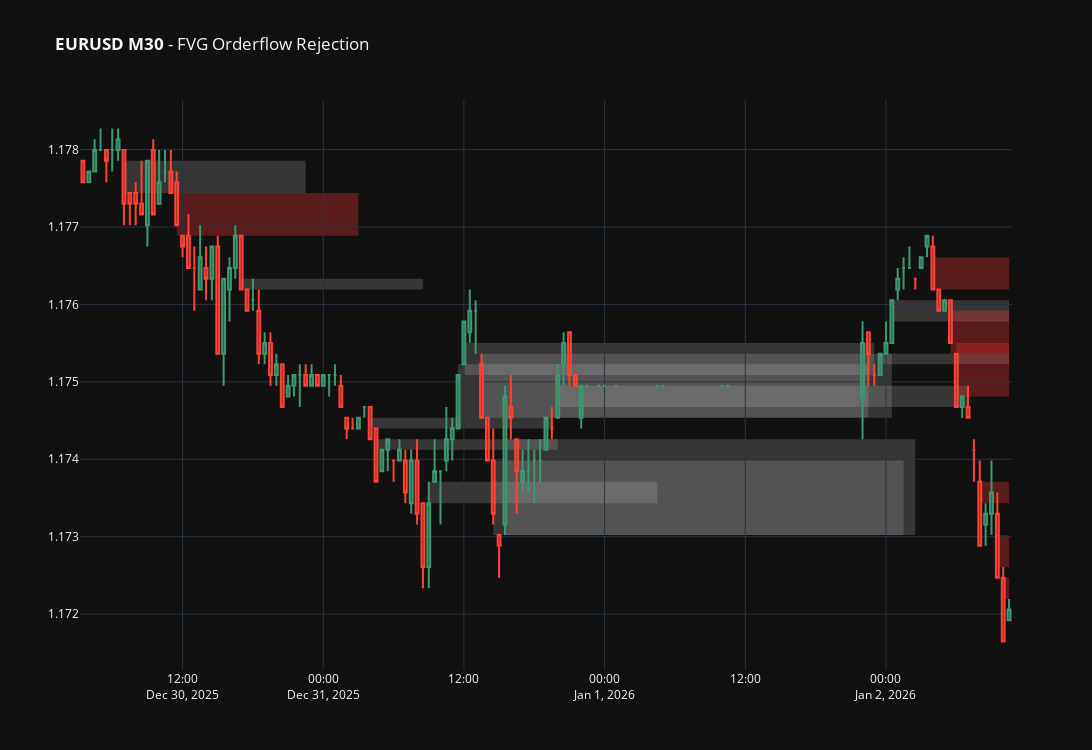

Source (notebook cell):
### Code cell
import pandas as pd
import numpy as np
import yfinance as yf
import plotly.graph_objects as go
from datetime import timedelta

# --- CONFIGURATION (Remains Same) ---
ASSETS = {
    'EURUSD': 'EURUSD=X', 'USDCHF': 'USDCHF=X', 'GBPUSD': 'GBPUSD=X',
    'USDCAD': 'USDCAD=X', 'BTCUSD': 'BTC-USD', 'ETHUSD': 'ETH-USD',
    'XAUUSD': 'XAUUSD=X', 'XAGUSD': 'XAGUSD=X', 'SP500m': '^GSPC', 'UK100': '^FTSE'
}

TIMEFRAME_SETTINGS = {
    '1WK': ('1wk', '10y'), 'D1': ('1d', '5y'), '4H': ('4h', '2y'),
    '1H': ('1h', '2y'), 'M30': ('30m', '60d'), 'M15': ('15m', '60d')
}

def flatten_yf_columns(df):
    if isinstance(df.columns, pd.MultiIndex):
        df.columns = df.columns.droplevel(1)
    return df

# def detect_fvg_signals(data, lookback_period=14, body_multiplier=1.5, box_width=20):
#     fvg_list = [None] * len(data)
#     time_col = 'Datetime' if 'Datetime' in data.columns else 'Date'

#     for i in range(2, len(data)):
#         # 1. Detect FVG (Your Strict Logic)
#         first_high, first_low = data['High'].iloc[i-2], data['Low'].iloc[i-2]
#         mid_open, mid_close = data['Open'].iloc[i-1], data['Close'].iloc[i-1]
#         third_low, third_high = data['Low'].iloc[i], data['High'].iloc[i]

#         mid_body = abs(mid_close - mid_open)
#         avg_body = abs(data['Close'] - data['Open']).iloc[max(0, i-1-lookback_period):i-1].mean()
#         min_gap = mid_body * 0.10
#         fvg_timestamp = data[time_col].iloc[i-1]

#         fvg_type, bottom, top = None, 0, 0
#         if third_low > first_high:
#             if (mid_body > avg_body * body_multiplier) and (third_low - first_high > min_gap):
#                 fvg_type, bottom, top = 'bullish', first_high, third_low
#         elif third_high < first_low:
#             if (mid_body > avg_body * body_multiplier) and (first_low - third_high > min_gap):
#                 fvg_type, bottom, top = 'bearish', first_low, third_high

#         if fvg_type:
#             # 2. Track for Retracement + Continuation Signal
#             signal_time = None
#             is_mitigated = False
            
#             check_range = min(i + box_width, len(data))
#             for j in range(i + 1, check_range):
#                 curr_high, curr_low = data['High'].iloc[j], data['Low'].iloc[j]
#                 curr_close, curr_open = data['Close'].iloc[j], data['Open'].iloc[j]

#                 if fvg_type == 'bullish':
#                     # Pullback check: Price touches or enters the gap
#                     if curr_low <= top:
#                         is_mitigated = True
#                         # Signal: Price respects the gap (Close stays above bottom) and candle is Bullish
#                         if curr_close > bottom and curr_close > curr_open:
#                             signal_time = data[time_col].iloc[j]
#                             break
#                         # Failure: If price closes below the gap, orderflow is broken
#                         if curr_close < bottom: break 
#                 else: # Bearish
#                     if curr_high >= bottom:
#                         is_mitigated = True
#                         if curr_close < top and curr_close < curr_open:
#                             signal_time = data[time_col].iloc[j]
#                             break
#                         if curr_close > top: break

#             fvg_list[i] = {
#                 'type': fvg_type, 'bottom': bottom, 'top': top, 
#                 'start': fvg_timestamp, 'idx': i, 
#                 'signal_time': signal_time, 'mitigated': is_mitigated
#             }
#     return fvg_list


def detect_fvg_signals(data, lookback_period=14, body_multiplier=1.5, box_width=25):
    fvg_list = [None] * len(data)
    time_col = 'Datetime' if 'Datetime' in data.columns else 'Date'

    for i in range(2, len(data)):
        # 1. CORE FVG DETECTION
        first_high, first_low = data['High'].iloc[i-2], data['Low'].iloc[i-2]
        mid_open, mid_close = data['Open'].iloc[i-1], data['Close'].iloc[i-1]
        third_low, third_high = data['Low'].iloc[i], data['High'].iloc[i]

        mid_body = abs(mid_close - mid_open)
        avg_body = abs(data['Close'] - data['Open']
                       ).iloc[max(0, i-1-lookback_period):i-1].mean()
        min_gap = mid_body * 0.10
        fvg_timestamp = data[time_col].iloc[i-1]

        fvg_type, bottom, top = None, 0, 0
        if third_low > first_high:
            if (mid_body > avg_body * body_multiplier) and (third_low - first_high > min_gap):
                fvg_type, bottom, top = 'bullish', first_high, third_low
        elif third_high < first_low:
            if (mid_body > avg_body * body_multiplier) and (first_low - third_high > min_gap):
                fvg_type, bottom, top = 'bearish', first_low, third_high

        if fvg_type:
            signal_time = None
            is_mitigated = False

            # 2. SEARCH FOR PULLBACK & 3/5 MOMENTUM SIGNAL
            # Ensure space for 5-candle check
            check_range = min(i + box_width, len(data) - 5)
            for j in range(i + 1, check_range):
                curr_high, curr_low = data['High'].iloc[j], data['Low'].iloc[j]

                # Condition: Price touches the zone
                touched = (fvg_type == 'bullish' and curr_low <= top) or \
                          (fvg_type == 'bearish' and curr_high >= bottom)

                if touched:
                    is_mitigated = True

                    # --- NEW LOGIC: Check next 5 candles for 3 directional closes ---
                    directional_count = 0
                    for k in range(j, min(j + 5, len(data))):
                        c_open, c_close = data['Open'].iloc[k], data['Close'].iloc[k]

                        if fvg_type == 'bullish' and c_close > c_open:  # Green candle
                            directional_count += 1
                        elif fvg_type == 'bearish' and c_close < c_open:  # Red candle
                            directional_count += 1

                    # If 3 or more out of 5 are directional, we have a signal
                    if directional_count >= 3:
                        signal_time = data[time_col].iloc[j]
                        break

                    # Orderflow Protection: Stop if price closes through the box
                    if fvg_type == 'bullish' and data['Close'].iloc[j] < bottom:
                        break
                    if fvg_type == 'bearish' and data['Close'].iloc[j] > top:
                        break

            fvg_list[i] = {
                'type': fvg_type, 'bottom': bottom, 'top': top,
                'start': fvg_timestamp, 'idx': i,
                'signal_time': signal_time, 'mitigated': is_mitigated
            }
    return fvg_list
def plot_fvg_signals(pair, timeframe, candle_limit=100, box_width=20):
    interval, period = TIMEFRAME_SETTINGS[timeframe]
    df = yf.download(ASSETS[pair], period=period, interval=interval, auto_adjust=False, progress=False)
    if df.empty: return
    df = flatten_yf_columns(df).reset_index()
    time_col = 'Datetime' if 'Datetime' in df.columns else 'Date'

    df['FVG_RESULTS'] = detect_fvg_signals(df, box_width=box_width)
    df_plot = df.tail(candle_limit).copy()

    fig = go.Figure(data=[go.Candlestick(
        x=df_plot[time_col], open=df_plot["Open"], high=df_plot["High"], 
        low=df_plot["Low"], close=df_plot["Close"], name=pair
    )])

    for _, row in df_plot.iterrows():
        res = row['FVG_RESULTS']
        if res:
            end_idx = min(res['idx'] + box_width, len(df) - 1)
            end_time = df[time_col].iloc[end_idx]
            
            # Color logic: Differentiate mitigated (pullback) vs fresh zones
            color = "rgba(0, 255, 150, 0.3)" if res['type'] == 'bullish' else "rgba(255, 50, 50, 0.3)"
            if res['mitigated']:
                color = "rgba(200, 200, 200, 0.2)" # Neutralize if already touched

            fig.add_shape(type="rect", x0=res['start'], x1=end_time, y0=res['bottom'], y1=res['top'],
                          fillcolor=color, layer="below", line=dict(width=0))

            # PLOT THE CONTINUATION SIGNAL
            if res['signal_time'] and res['signal_time'] in df_plot[time_col].values:
                fig.add_trace(go.Scatter(
                    x=[res['signal_time']], 
                    y=[res['top'] if res['type'] == 'bullish' else res['bottom']],
                    mode="markers",
                    marker=dict(symbol="star", size=12, color="yellow", line=dict(width=1, color="orange")),
                    name="Continuation Signal"
                ))

    fig.update_layout(title=f"<b>{pair} {timeframe}</b> - FVG Orderflow Rejection", 
                      template="plotly_dark", xaxis_rangeslider_visible=False, width=1200, height=750)
    fig.show()

if __name__ == "__main__":
    plot_fvg_signals('EURUSD', 'M30', candle_limit=120, box_width=30)

### Figure 1 — Plotly figure (JSON) as saved in the notebook; plotly's stock layout.template omitted (floating-point values rounded to 4 significant figures)
{"data": [{"close": [1.178, 1.178, 1.178, 1.178, 1.178, 1.178, 1.178, 1.177, 1.177, 1.177, 1.177, 1.178, 1.177, 1.178, 1.178, 1.177, 1.177, 1.177, 1.176, 1.176, 1.177, 1.176, 1.177, 1.175, 1.176, 1.176, 1.177, 1.176, 1.176, 1.176, 1.175, 1.176, 1.175, 1.175, 1.175, 1.175, 1.175, 1.175, 1.175, 1.175, 1.175, 1.175, 1.175, 1.175, 1.175, 1.174, 1.174, 1.175, 1.175, 1.174, 1.174, 1.174, 1.174, 1.174, 1.174, 1.174, 1.174, 1.173, 1.173, 1.173, 1.174, 1.174, 1.174, 1.174, 1.175, 1.176, 1.176, 1.176, 1.175, 1.174, 1.173, 1.173, 1.175, 1.175, 1.174, 1.174, 1.174, 1.174, 1.174, 1.175, 1.174, 1.175, 1.176, 1.175, 1.175, 1.175, 1.175, 1.175, 1.175, 1.175, 1.175, 1.175, 1.175, 1.175, 1.176, 1.175, 1.175, 1.175, 1.176, 1.176, 1.176, 1.176, 1.176, 1.176, 1.177, 1.177, 1.176, 1.176, 1.176, 1.176, 1.175, 1.175, 1.175, 1.174, 1.173, 1.173, 1.174, 1.172, 1.172, 1.172], "high": [1.178, 1.178, 1.178, 1.178, 1.178, 1.178, 1.178, 1.178, 1.177, 1.178, 1.178, 1.178, 1.178, 1.178, 1.178, 1.178, 1.178, 1.177, 1.177, 1.177, 1.177, 1.177, 1.177, 1.177, 1.176, 1.177, 1.177, 1.177, 1.176, 1.176, 1.176, 1.176, 1.176, 1.175, 1.175, 1.175, 1.175, 1.175, 1.175, 1.175, 1.175, 1.175, 1.175, 1.175, 1.175, 1.175, 1.175, 1.175, 1.175, 1.175, 1.174, 1.174, 1.174, 1.174, 1.174, 1.174, 1.174, 1.174, 1.173, 1.174, 1.174, 1.174, 1.175, 1.175, 1.175, 1.176, 1.176, 1.176, 1.175, 1.175, 1.174, 1.173, 1.175, 1.175, 1.174, 1.174, 1.174, 1.174, 1.174, 1.175, 1.175, 1.175, 1.176, 1.176, 1.175, 1.175, 1.175, 1.175, 1.175, 1.175, 1.175, 1.175, 1.175, 1.175, 1.176, 1.176, 1.175, 1.175, 1.176, 1.176, 1.176, 1.177, 1.177, 1.176, 1.177, 1.177, 1.177, 1.176, 1.176, 1.176, 1.175, 1.175, 1.175, 1.174, 1.174, 1.173, 1.174, 1.174, 1.173, 1.172], "low": [1.178, 1.178, 1.178, 1.178, 1.178, 1.178, 1.178, 1.177, 1.177, 1.177, 1.177, 1.177, 1.177, 1.177, 1.178, 1.177, 1.177, 1.177, 1.176, 1.176, 1.176, 1.176, 1.176, 1.175, 1.175, 1.176, 1.176, 1.176, 1.176, 1.176, 1.175, 1.175, 1.175, 1.175, 1.175, 1.175, 1.175, 1.175, 1.175, 1.175, 1.175, 1.175, 1.175, 1.175, 1.175, 1.174, 1.174, 1.174, 1.175, 1.174, 1.174, 1.174, 1.174, 1.174, 1.174, 1.173, 1.173, 1.173, 1.172, 1.172, 1.174, 1.173, 1.174, 1.174, 1.174, 1.175, 1.176, 1.175, 1.175, 1.174, 1.173, 1.172, 1.173, 1.174, 1.173, 1.174, 1.174, 1.173, 1.174, 1.174, 1.174, 1.175, 1.175, 1.175, 1.175, 1.174, 1.175, 1.175, 1.175, 1.175, 1.175, 1.175, 1.175, 1.175, 1.174, 1.175, 1.175, 1.175, 1.175, 1.176, 1.176, 1.176, 1.176, 1.176, 1.176, 1.177, 1.176, 1.176, 1.176, 1.176, 1.175, 1.175, 1.175, 1.174, 1.173, 1.173, 1.173, 1.172, 1.172, 1.172], "name": "EURUSD", "open": [1.178, 1.178, 1.178, 1.178, 1.178, 1.178, 1.178, 1.178, 1.177, 1.177, 1.177, 1.177, 1.178, 1.177, 1.178, 1.178, 1.178, 1.177, 1.177, 1.176, 1.176, 1.176, 1.176, 1.177, 1.175, 1.176, 1.176, 1.177, 1.176, 1.176, 1.176, 1.175, 1.176, 1.175, 1.175, 1.175, 1.175, 1.175, 1.175, 1.175, 1.175, 1.175, 1.175, 1.175, 1.175, 1.175, 1.174, 1.174, 1.175, 1.175, 1.174, 1.174, 1.174, 1.174, 1.174, 1.174, 1.173, 1.174, 1.173, 1.173, 1.174, 1.174, 1.174, 1.174, 1.174, 1.175, 1.176, 1.176, 1.175, 1.175, 1.174, 1.173, 1.173, 1.175, 1.174, 1.174, 1.174, 1.174, 1.174, 1.174, 1.174, 1.175, 1.175, 1.176, 1.175, 1.175, 1.175, 1.175, 1.175, 1.175, 1.175, 1.175, 1.175, 1.175, 1.175, 1.176, 1.175, 1.175, 1.175, 1.176, 1.176, 1.176, 1.176, 1.176, 1.176, 1.177, 1.177, 1.176, 1.176, 1.176, 1.175, 1.175, 1.175, 1.174, 1.174, 1.173, 1.173, 1.173, 1.172, 1.172], "type": "candlestick", "x": ["2025-12-30T03:30:00.000000000", "2025-12-30T04:00:00.000000000", "2025-12-30T04:30:00.000000000", "2025-12-30T05:00:00.000000000", "2025-12-30T05:30:00.000000000", "2025-12-30T06:00:00.000000000", "2025-12-30T06:30:00.000000000", "2025-12-30T07:00:00.000000000", "2025-12-30T07:30:00.000000000", "2025-12-30T08:00:00.000000000", "2025-12-30T08:30:00.000000000", "2025-12-30T09:00:00.000000000", "2025-12-30T09:30:00.000000000", "2025-12-30T10:00:00.000000000", "2025-12-30T10:30:00.000000000", "2025-12-30T11:00:00.000000000", "2025-12-30T11:30:00.000000000", "2025-12-30T12:00:00.000000000", "2025-12-30T12:30:00.000000000", "2025-12-30T13:00:00.000000000", "2025-12-30T13:30:00.000000000", "2025-12-30T14:00:00.000000000", "2025-12-30T14:30:00.000000000", "2025-12-30T15:00:00.000000000", "2025-12-30T15:30:00.000000000", "2025-12-30T16:00:00.000000000", "2025-12-30T16:30:00.000000000", "2025-12-30T17:00:00.000000000", "2025-12-30T17:30:00.000000000", "2025-12-30T18:00:00.000000000", "2025-12-30T18:30:00.000000000", "2025-12-30T19:00:00.000000000", "2025-12-30T19:30:00.000000000", "2025-12-30T20:00:00.000000000", "2025-12-30T20:30:00.000000000", "2025-12-30T21:00:00.000000000", "2025-12-30T21:30:00.000000000", "2025-12-30T22:00:00.000000000", "2025-12-30T22:30:00.000000000", "2025-12-30T23:00:00.000000000", "2025-12-30T23:30:00.000000000", "2025-12-31T00:00:00.000000000", "2025-12-31T00:30:00.000000000", "2025-12-31T01:00:00.000000000", "2025-12-31T01:30:00.000000000", "2025-12-31T02:00:00.000000000", "2025-12-31T02:30:00.000000000", "2025-12-31T03:00:00.000000000", "2025-12-31T03:30:00.000000000", "2025-12-31T04:00:00.000000000", "2025-12-31T04:30:00.000000000", "2025-12-31T05:00:00.000000000", "2025-12-31T05:30:00.000000000", "2025-12-31T06:00:00.000000000", "2025-12-31T06:30:00.000000000", "2025-12-31T07:00:00.000000000", "2025-12-31T07:30:00.000000000", "2025-12-31T08:00:00.000000000", "2025-12-31T08:30:00.000000000", "2025-12-31T09:00:00.000000000", "2025-12-31T09:30:00.000000000", "2025-12-31T10:00:00.000000000", "2025-12-31T10:30:00.000000000", "2025-12-31T11:00:00.000000000", "2025-12-31T11:30:00.000000000", "2025-12-31T12:00:00.000000000", "2025-12-31T12:30:00.000000000", "2025-12-31T13:00:00.000000000", "2025-12-31T13:30:00.000000000", "2025-12-31T14:00:00.000000000", "2025-12-31T14:30:00.000000000", "2025-12-31T15:00:00.000000000", "2025-12-31T15:30:00.000000000", "2025-12-31T16:00:00.000000000", "2025-12-31T16:30:00.000000000", "2025-12-31T17:00:00.000000000", "2025-12-31T17:30:00.000000000", "2025-12-31T18:00:00.000000000", "2025-12-31T18:30:00.000000000", "2025-12-31T19:00:00.000000000", "2025-12-31T19:30:00.000000000", "2025-12-31T20:00:00.000000000", "2025-12-31T20:30:00.000000000", "2025-12-31T21:00:00.000000000", "2025-12-31T21:30:00.000000000", "2025-12-31T22:00:00.000000000", "2025-12-31T22:30:00.000000000", "2025-12-31T23:30:00.000000000", "2026-01-01T00:00:00.000000000", "2026-01-01T01:00:00.000000000", "2026-01-01T04:30:00.000000000", "2026-01-01T05:00:00.000000000", "2026-01-01T10:00:00.000000000", "2026-01-01T10:30:00.000000000", "2026-01-01T22:00:00.000000000", "2026-01-01T22:30:00.000000000", "2026-01-01T23:00:00.000000000", "2026-01-01T23:30:00.000000000", "2026-01-02T00:00:00.000000000", "2026-01-02T00:30:00.000000000", "2026-01-02T01:00:00.000000000", "2026-01-02T01:30:00.000000000", "2026-01-02T02:00:00.000000000", "2026-01-02T02:30:00.000000000", "2026-01-02T03:00:00.000000000", "2026-01-02T03:30:00.000000000", "2026-01-02T04:00:00.000000000", "2026-01-02T04:30:00.000000000", "2026-01-02T05:00:00.000000000", "2026-01-02T05:30:00.000000000", "2026-01-02T06:00:00.000000000", "2026-01-02T06:30:00.000000000", "2026-01-02T07:00:00.000000000", "2026-01-02T07:30:00.000000000", "2026-01-02T08:00:00.000000000", "2026-01-02T08:30:00.000000000", "2026-01-02T09:00:00.000000000", "2026-01-02T09:30:00.000000000", "2026-01-02T10:00:00.000000000", "2026-01-02T10:30:00.000000000"]}], "layout": {"height": 750, "shapes": [{"fillcolor": "rgba(200, 200, 200, 0.2)", "layer": "below", "line": {"width": 0}, "type": "rect", "x0": "2025-12-30T07:00:00+00:00", "x1": "2025-12-30T22:30:00+00:00", "y0": 1.178, "y1": 1.177}, {"fillcolor": "rgba(255, 50, 50, 0.3)", "layer": "below", "line": {"width": 0}, "type": "rect", "x0": "2025-12-30T11:30:00+00:00", "x1": "2025-12-31T03:00:00+00:00", "y0": 1.177, "y1": 1.177}, {"fillcolor": "rgba(200, 200, 200, 0.2)", "layer": "below", "line": {"width": 0}, "type": "rect", "x0": "2025-12-30T17:00:00+00:00", "x1": "2025-12-31T08:30:00+00:00", "y0": 1.176, "y1": 1.176}, {"fillcolor": "rgba(200, 200, 200, 0.2)", "layer": "below", "line": {"width": 0}, "type": "rect", "x0": "2025-12-31T04:00:00+00:00", "x1": "2025-12-31T19:30:00+00:00", "y0": 1.175, "y1": 1.174}, {"fillcolor": "rgba(200, 200, 200, 0.2)", "layer": "below", "line": {"width": 0}, "type": "rect", "x0": "2025-12-31T04:30:00+00:00", "x1": "2025-12-31T20:00:00+00:00", "y0": 1.174, "y1": 1.174}, {"fillcolor": "rgba(200, 200, 200, 0.2)", "layer": "below", "line": {"width": 0}, "type": "rect", "x0": "2025-12-31T09:00:00+00:00", "x1": "2026-01-01T04:30:00+00:00", "y0": 1.173, "y1": 1.174}, {"fillcolor": "rgba(200, 200, 200, 0.2)", "layer": "below", "line": {"width": 0}, "type": "rect", "x0": "2025-12-31T11:30:00+00:00", "x1": "2026-01-01T22:30:00+00:00", "y0": 1.175, "y1": 1.175}, {"fillcolor": "rgba(200, 200, 200, 0.2)", "layer": "below", "line": {"width": 0}, "type": "rect", "x0": "2025-12-31T12:00:00+00:00", "x1": "2026-01-01T23:00:00+00:00", "y0": 1.175, "y1": 1.176}, {"fillcolor": "rgba(200, 200, 200, 0.2)", "layer": "below", "line": {"width": 0}, "type": "rect", "x0": "2025-12-31T13:30:00+00:00", "x1": "2026-01-02T00:30:00+00:00", "y0": 1.175, "y1": 1.175}, {"fillcolor": "rgba(200, 200, 200, 0.2)", "layer": "below", "line": {"width": 0}, "type": "rect", "x0": "2025-12-31T14:30:00+00:00", "x1": "2026-01-02T01:30:00+00:00", "y0": 1.174, "y1": 1.173}, {"fillcolor": "rgba(200, 200, 200, 0.2)", "layer": "below", "line": {"width": 0}, "type": "rect", "x0": "2025-12-31T15:30:00+00:00", "x1": "2026-01-02T02:30:00+00:00", "y0": 1.173, "y1": 1.174}, {"fillcolor": "rgba(200, 200, 200, 0.2)", "layer": "below", "line": {"width": 0}, "type": "rect", "x0": "2025-12-31T20:00:00+00:00", "x1": "2026-01-02T07:00:00+00:00", "y0": 1.175, "y1": 1.175}, {"fillcolor": "rgba(200, 200, 200, 0.2)", "layer": "below", "line": {"width": 0}, "type": "rect", "x0": "2026-01-01T23:30:00+00:00", "x1": "2026-01-02T10:30:00+00:00", "y0": 1.175, "y1": 1.175}, {"fillcolor": "rgba(200, 200, 200, 0.2)", "layer": "below", "line": {"width": 0}, "type": "rect", "x0": "2026-01-02T00:30:00+00:00", "x1": "2026-01-02T10:30:00+00:00", "y0": 1.176, "y1": 1.176}, {"fillcolor": "rgba(255, 50, 50, 0.3)", "layer": "below", "line": {"width": 0}, "type": "rect", "x0": "2026-01-02T04:00:00+00:00", "x1": "2026-01-02T10:30:00+00:00", "y0": 1.177, "y1": 1.176}, {"fillcolor": "rgba(255, 50, 50, 0.3)", "layer": "below", "line": {"width": 0}, "type": "rect", "x0": "2026-01-02T05:30:00+00:00", "x1": "2026-01-02T10:30:00+00:00", "y0": 1.176, "y1": 1.175}, {"fillcolor": "rgba(255, 50, 50, 0.3)", "layer": "below", "line": {"width": 0}, "type": "rect", "x0": "2026-01-02T06:00:00+00:00", "x1": "2026-01-02T10:30:00+00:00", "y0": 1.176, "y1": 1.175}, {"fillcolor": "rgba(255, 50, 50, 0.3)", "layer": "below", "line": {"width": 0}, "type": "rect", "x0": "2026-01-02T08:00:00+00:00", "x1": "2026-01-02T10:30:00+00:00", "y0": 1.174, "y1": 1.173}, {"fillcolor": "rgba(255, 50, 50, 0.3)", "layer": "below", "line": {"width": 0}, "type": "rect", "x0": "2026-01-02T09:30:00+00:00", "x1": "2026-01-02T10:30:00+00:00", "y0": 1.173, "y1": 1.173}, {"fillcolor": "rgba(255, 50, 50, 0.3)", "layer": "below", "line": {"width": 0}, "type": "rect", "x0": "2026-01-02T10:00:00+00:00", "x1": "2026-01-02T10:30:00+00:00", "y0": 1.172, "y1": 1.172}], "title": {"text": "<b>EURUSD M30</b> - FVG Orderflow Rejection"}, "width": 1200, "xaxis": {"rangeslider": {"visible": false}}}}
